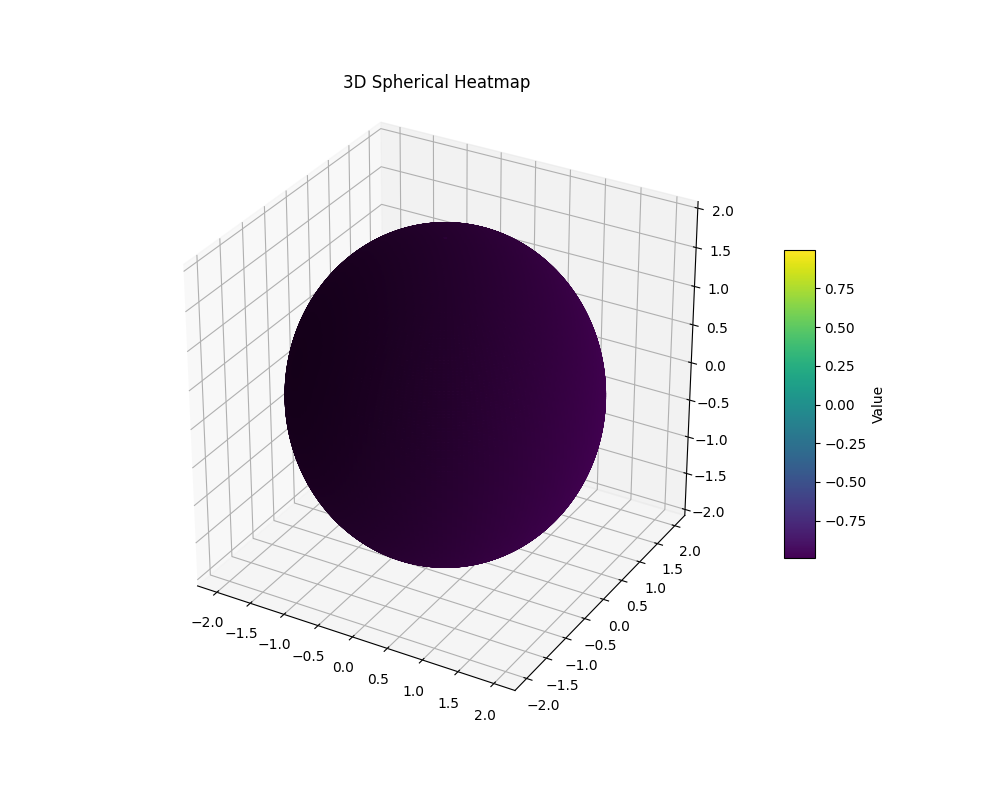

Source code (Python):
import numpy as np
import matplotlib.pyplot as plt
from mpl_toolkits.mplot3d import Axes3D
from scipy.interpolate import griddata

# 输入采样点和对应的值
# 示例：球面上的点
np.random.seed(42)
num_points = 100
theta = np.random.uniform(0, 2 * np.pi, num_points)  # 方位角
phi = np.random.uniform(0, np.pi, num_points)        # 极角
radius = 2  # 球半径

# 球面坐标转换为笛卡尔坐标
x = radius * np.sin(phi) * np.cos(theta)
y = radius * np.sin(phi) * np.sin(theta)
z = radius * np.cos(phi)

# 对应的值（可以替换为实际数据）
values = np.sin(phi) * np.cos(theta)  # 示例值

# 创建球面网格
phi_grid, theta_grid = np.mgrid[0:np.pi:200j, 0:2*np.pi:200j]
x_grid = radius * np.sin(phi_grid) * np.cos(theta_grid)
y_grid = radius * np.sin(phi_grid) * np.sin(theta_grid)
z_grid = radius * np.cos(phi_grid)

# 插值到球面网格
points = np.array([x, y, z]).T  # 原始点坐标
grid_points = np.array([x_grid.ravel(), y_grid.ravel(), z_grid.ravel()]).T  # 网格点
grid_values = griddata(points, values, grid_points, method='linear', fill_value=0)
grid_values = grid_values.reshape(x_grid.shape)

# 绘制球面热力图
fig = plt.figure(figsize=(10, 8))
ax = fig.add_subplot(111, projection='3d')

# 绘制球面，颜色表示值
surf = ax.plot_surface(x_grid, y_grid, z_grid, facecolors=plt.cm.viridis(grid_values), rstride=1, cstride=1, alpha=0.9)

# 添加颜色条
mappable = plt.cm.ScalarMappable(cmap='viridis')
mappable.set_array(values)
cbar = fig.colorbar(mappable, ax=ax, shrink=0.5, aspect=10)
cbar.set_label('Value')

# 设置标题和显示
ax.set_box_aspect([1, 1, 1])  # 等比例缩放
ax.set_title("3D Spherical Heatmap")
plt.savefig('zzq_tools/vis_3d_distribution_ball.png')